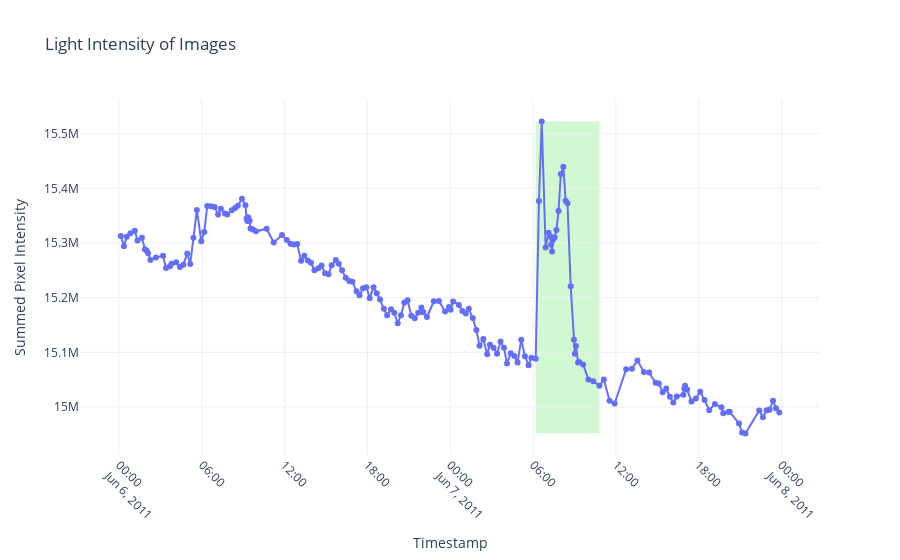

The cell this chart's notebook holds for it:
### Code cell
plot_intensity_plotly(intensities, timestamps, cme_interval)

### Figure 1 — Plotly figure (JSON) as saved in the notebook; plotly's stock layout.template omitted (floating-point values rounded to 4 significant figures; data arrays with more than 128 entries replaced by an {"elided": "..."} marker saying what was removed)
{"data": [{"mode": "lines+markers", "name": "Intensity", "type": "scatter", "x": {"elided": "184 str values"}, "y": {"elided": "184 int values"}}], "layout": {"shapes": [{"fillcolor": "rgba(144, 238, 144, 0.4)", "layer": "below", "line": {"width": 0}, "type": "rect", "x0": "2011-06-07 06:11:33", "x1": "2011-06-07 10:48:33", "y0": 14951434, "y1": 15522323}], "title": {"text": "Light Intensity of Images"}, "xaxis": {"tickangle": 45, "title": {"text": "Timestamp"}}, "yaxis": {"title": {"text": "Summed Pixel Intensity"}}}}
